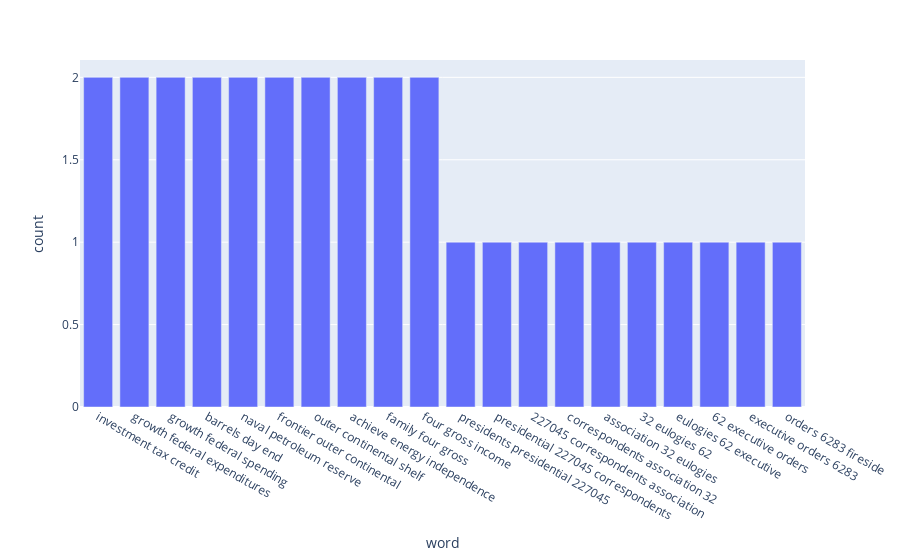

The cell this chart's notebook holds for it:
### Code cell
dict_trigrams_ford= {}

dict_trigrams_ford = top_n_trigram(words_df[words_df.name == "Ford"]['speech'])
bar_plot_toptrigrams(dict_trigrams_ford)

### Figure 1 — Plotly figure (JSON) as saved in the notebook; plotly's stock layout.template omitted (floating-point values rounded to 4 significant figures)
{"data": [{"alignmentgroup": "True", "hovertemplate": "word=%{x}<br>count=%{y}<extra></extra>", "legendgroup": "", "marker": {"color": "#636efa", "pattern": {"shape": ""}}, "name": "", "offsetgroup": "", "orientation": "v", "showlegend": false, "textposition": "auto", "type": "bar", "x": ["investment tax credit", "growth federal expenditures", "growth federal spending", "barrels day end", "naval petroleum reserve", "frontier outer continental", "outer continental shelf", "achieve energy independence", "family four gross", "four gross income", "presidents presidential 227045", "presidential 227045 correspondents", "227045 correspondents association", "correspondents association 32", "association 32 eulogies", "32 eulogies 62", "eulogies 62 executive", "62 executive orders", "executive orders 6283", "orders 6283 fireside"], "xaxis": "x", "y": [2, 2, 2, 2, 2, 2, 2, 2, 2, 2, 1, 1, 1, 1, 1, 1, 1, 1, 1, 1], "yaxis": "y"}], "layout": {"barmode": "relative", "legend": {"tracegroupgap": 0}, "margin": {"t": 60}, "xaxis": {"anchor": "y", "domain": [0, 1], "title": {"text": "word"}}, "yaxis": {"anchor": "x", "domain": [0, 1], "title": {"text": "count"}}}}
